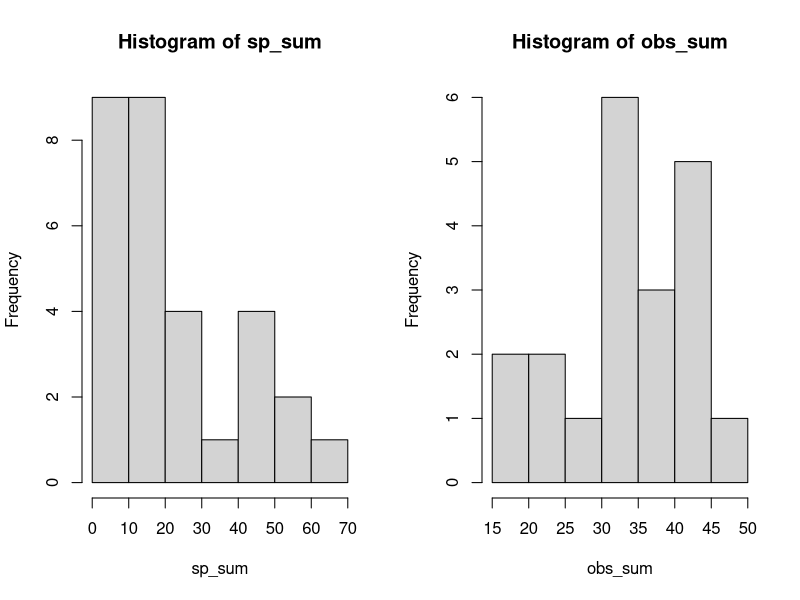
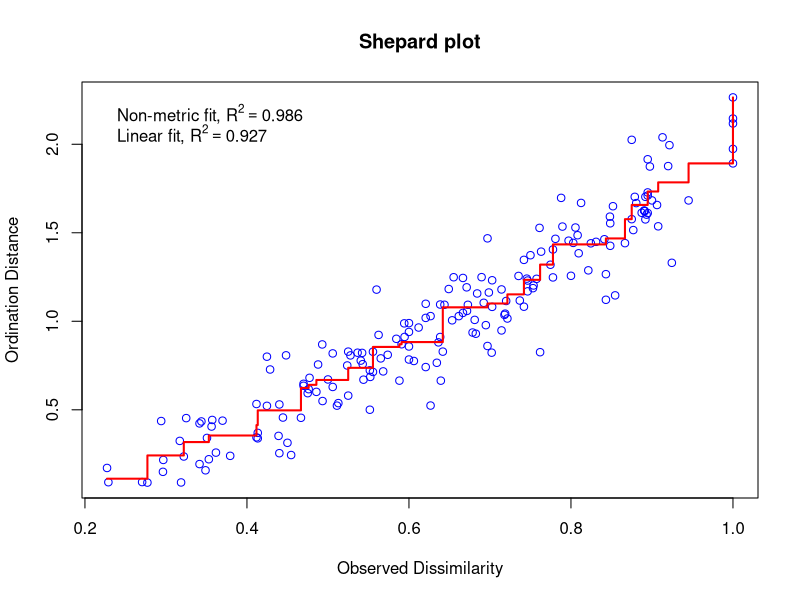
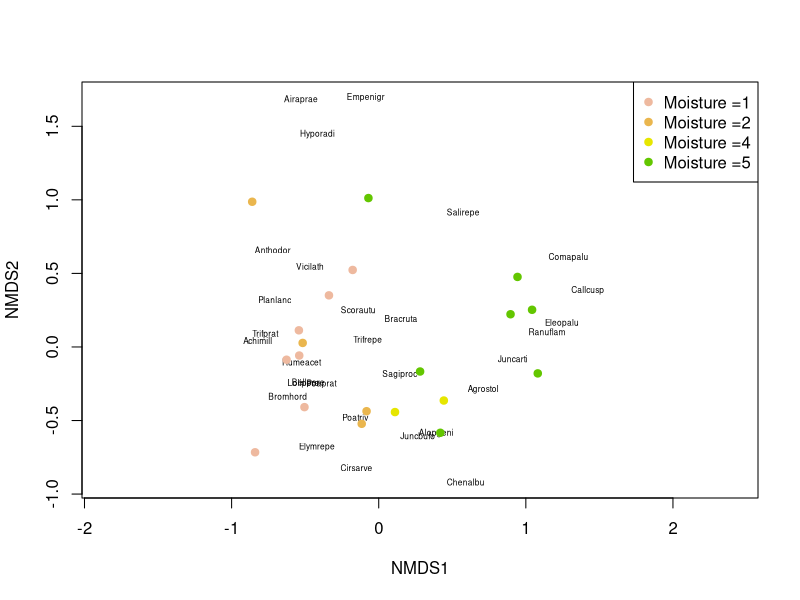
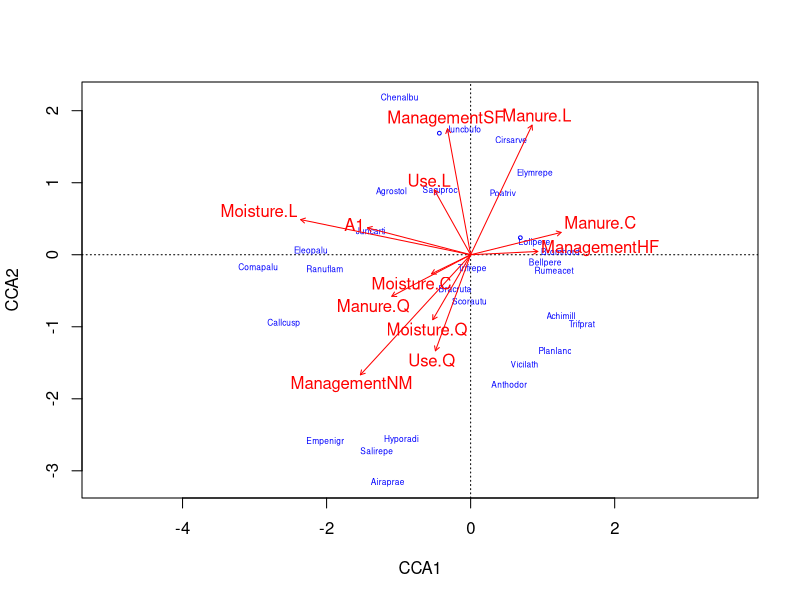
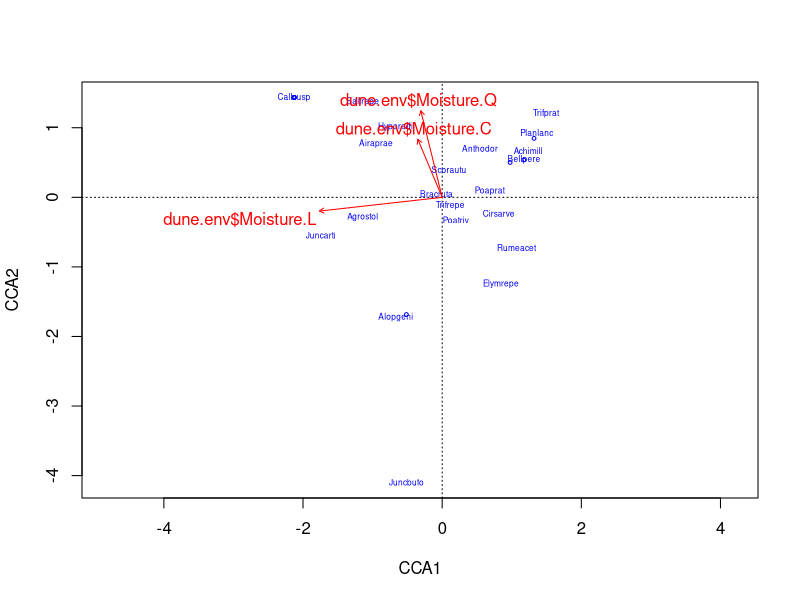

These charts were generated, in order, by the following R code:
## ---- chunk 1
library(vegan)
data(dune) #30 species each with 20 observations
data(dune.env) #data on the environemnt
?dune
names(dune)
names(dune.env)
summary(dune.env)
## ---- chunk 2
sp_sum = apply(dune, 2, sum)
obs_sum = apply(dune, 1, sum)
par(mfrow=c(1,2))
hist(sp_sum) #give me a histogram of the frequency each species occurs 
#(ie, there are x species that occur 1000 times)
hist(obs_sum) #give me a histogram of the frequency of species in each observation/site? 
#(there are x sites that have 40 species in them)
par(mfrow=c(1,1))
## ---- chunk 3
# Non-metric multidimenstional scaling (MDS) with default  Bray-Curtis.
dune_mds = (metaMDS(dune))
dune_mds

stressplot(dune_mds, main="Shepard plot")

plot(dune_mds, type='n')
text(dune_mds, 'sp', cex=.5)
# generate vector of colors 
color_vect = rev(terrain.colors(6))[-1]
points(dune_mds, 'sites', pch=19, 
       col=color_vect[dune.env$Moisture])
legend('topright', paste("Moisture =", c(1,2,4,5), sep=''), #fixed
       col=color_vect, pch=19)

## ---- chunk 4
#sorry for printing this!
r2_adj_cca = function(cca_obj, nperm, analytical=FALSE) {
      r2 = cca_obj$CCA$tot.chi / cca_obj$tot.chi 
    n = nrow(cca_obj$CCA$Xbar)
    if (missing(nperm)) {
        # eq 4 Peres-Neto
        p = cca_obj$CCA$rank
        out = c(r2, 1 - (((n - 1) / (n - p - 1)) * (1 - r2)))
    }
    else {
        if (nperm <= 0)
            stop('nperm argument must either be a positive integer or not specified')
        if (!any(grepl('~', cca_obj$call)))
            stop('The model object must be specified using a model formula rather than providing individual vectors / matrices')
        rand.r2 = rep(NA, nperm)
        Y_string = as.character(cca_obj$terms[[2]])
        Y = eval(parse(text=Y_string))
        for (i in 1:nperm) {
            Yrand = Y[sample(n), ]
            #assign(Y_string, Yrand)
            #cca.rand = eval(cca_obj$call)
            cca_obj$call[2] = sub('comm', 'Yrand', cca_obj$call[2])
            cca.rand = eval(parse(text=paste(cca_obj$call[1], '(',cca_obj$call[2], 
                                             ', data=', cca_obj$call[3], ')', 
                                             sep='')))
            #cca.rand = update(cca_obj, Yrand ~ .)
            rand.r2[i] = cca.rand$CCA$tot.chi / cca_obj$tot.chi
            if (i %% 100 == 0)  print(i)
        }
        # Eq 5 Peres-Neto
        out = c(r2, 
                1 - ((1 - r2) / (1 - mean(rand.r2))))
    }
    names(out) = c('r2', 'r2adj')
    return(out)
}

## ---- chunk 5
dune_cca = cca(dune ~ . , data=dune.env) #compares the community matrix to the environmental matrix.
dune_cca #environmental variables explain more than 71% of variation
r2_adj_cca(dune_cca, 100, analytical = FALSE) # r2=.71

plot(dune_cca, type='n', scaling=1)
orditorp(dune_cca, display='sp', cex=0.5, scaling=1, col='blue')
text(dune_cca, display='bp', col='red')
#moisture is somewhat split in loading along both axies. could this support my high vs low moisture hypothesis?

anova(dune_cca)
anova(dune_cca, by='margin')
#the model itself is significant
## ---- chunk 6
dune_cca_moist = cca(dune ~ dune.env$Moisture)
dune_cca_moist #moisture alone explains 30% of variation or.

plot(dune_cca_moist, type='n', scaling=1)
orditorp(dune_cca_moist, display='sp', cex=0.5, scaling=1, col='blue')
text(dune_cca_moist, display='bp', col='red')

anova(dune_cca_moist)

